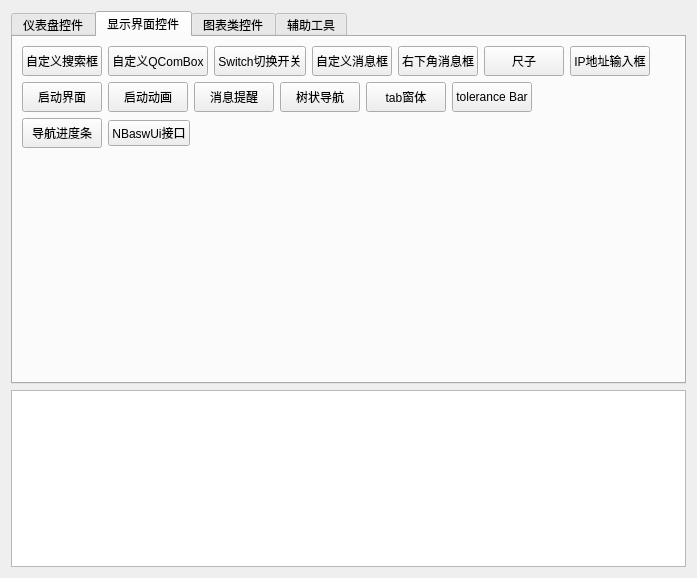
<?xml version="1.0" encoding="UTF-8"?>
<ui version="4.0">
 <class>ExampleWidget</class>
 <widget class="QWidget" name="ExampleWidget">
  <property name="geometry">
   <rect>
    <x>0</x>
    <y>0</y>
    <width>697</width>
    <height>578</height>
   </rect>
  </property>
  <property name="windowTitle">
   <string>Form</string>
  </property>
  <layout class="QVBoxLayout" name="verticalLayout_2">
   <item>
    <layout class="QVBoxLayout" name="verticalLayout">
     <item>
      <widget class="QTabWidget" name="tabWidget">
       <property name="tabShape">
        <enum>QTabWidget::Rounded</enum>
       </property>
       <property name="currentIndex">
        <number>1</number>
       </property>
       <property name="elideMode">
        <enum>Qt::ElideRight</enum>
       </property>
       <property name="documentMode">
        <bool>false</bool>
       </property>
       <property name="tabsClosable">
        <bool>false</bool>
       </property>
       <property name="movable">
        <bool>false</bool>
       </property>
       <property name="tabBarAutoHide">
        <bool>false</bool>
       </property>
       <widget class="QWidget" name="tab">
        <attribute name="title">
         <string>仪表盘控件</string>
        </attribute>
        <layout class="QVBoxLayout" name="verticalLayout_3">
         <item>
          <layout class="QHBoxLayout" name="horizontalLayout">
           <property name="spacing">
            <number>10</number>
           </property>
           <item>
            <widget class="QPushButton" name="pushButton">
             <property name="minimumSize">
              <size>
               <width>0</width>
               <height>30</height>
              </size>
             </property>
             <property name="text">
              <string>指南针</string>
             </property>
            </widget>
           </item>
           <item>
            <widget class="QPushButton" name="pushButton_2">
             <property name="minimumSize">
              <size>
               <width>0</width>
               <height>30</height>
              </size>
             </property>
             <property name="text">
              <string>汽车仪表盘1</string>
             </property>
            </widget>
           </item>
           <item>
            <widget class="QPushButton" name="pushButton_3">
             <property name="minimumSize">
              <size>
               <width>0</width>
               <height>30</height>
              </size>
             </property>
             <property name="text">
              <string>汽车仪表盘2</string>
             </property>
            </widget>
           </item>
           <item>
            <widget class="QPushButton" name="pushButton_7">
             <property name="minimumSize">
              <size>
               <width>0</width>
               <height>30</height>
              </size>
             </property>
             <property name="text">
              <string>速度仪表1</string>
             </property>
            </widget>
           </item>
           <item>
            <widget class="QPushButton" name="pushButton_8">
             <property name="minimumSize">
              <size>
               <width>0</width>
               <height>30</height>
              </size>
             </property>
             <property name="text">
              <string>速度仪表2</string>
             </property>
            </widget>
           </item>
           <item>
            <widget class="QPushButton" name="pushButton_24">
             <property name="minimumSize">
              <size>
               <width>0</width>
               <height>30</height>
              </size>
             </property>
             <property name="text">
              <string>速度仪表3</string>
             </property>
            </widget>
           </item>
           <item>
            <widget class="QPushButton" name="pushButton_5">
             <property name="minimumSize">
              <size>
               <width>0</width>
               <height>30</height>
              </size>
             </property>
             <property name="text">
              <string>姿势仪表</string>
             </property>
            </widget>
           </item>
           <item>
            <spacer name="horizontalSpacer_5">
             <property name="orientation">
              <enum>Qt::Horizontal</enum>
             </property>
             <property name="sizeHint" stdset="0">
              <size>
               <width>40</width>
               <height>20</height>
              </size>
             </property>
            </spacer>
           </item>
          </layout>
         </item>
         <item>
          <layout class="QHBoxLayout" name="horizontalLayout_4">
           <item>
            <widget class="QPushButton" name="pushButton_10">
             <property name="minimumSize">
              <size>
               <width>0</width>
               <height>30</height>
              </size>
             </property>
             <property name="text">
              <string>圆形进度条</string>
             </property>
            </widget>
           </item>
           <item>
            <widget class="QPushButton" name="pushButton_11">
             <property name="minimumSize">
              <size>
               <width>0</width>
               <height>30</height>
              </size>
             </property>
             <property name="text">
              <string>多彩进度条</string>
             </property>
            </widget>
           </item>
           <item>
            <spacer name="horizontalSpacer_6">
             <property name="orientation">
              <enum>Qt::Horizontal</enum>
             </property>
             <property name="sizeHint" stdset="0">
              <size>
               <width>40</width>
               <height>20</height>
              </size>
             </property>
            </spacer>
           </item>
          </layout>
         </item>
         <item>
          <spacer name="verticalSpacer">
           <property name="orientation">
            <enum>Qt::Vertical</enum>
           </property>
           <property name="sizeHint" stdset="0">
            <size>
             <width>20</width>
             <height>238</height>
            </size>
           </property>
          </spacer>
         </item>
        </layout>
       </widget>
       <widget class="QWidget" name="tab_2">
        <attribute name="title">
         <string>显示界面控件</string>
        </attribute>
        <layout class="QVBoxLayout" name="verticalLayout_4">
         <item>
          <layout class="QHBoxLayout" name="horizontalLayout_5">
           <item>
            <widget class="QPushButton" name="pushButton_4">
             <property name="minimumSize">
              <size>
               <width>0</width>
               <height>30</height>
              </size>
             </property>
             <property name="text">
              <string>自定义搜索框</string>
             </property>
            </widget>
           </item>
           <item>
            <widget class="QPushButton" name="pushButton_12">
             <property name="minimumSize">
              <size>
               <width>0</width>
               <height>30</height>
              </size>
             </property>
             <property name="styleSheet">
              <string notr="true"/>
             </property>
             <property name="text">
              <string>自定义QComBox</string>
             </property>
            </widget>
           </item>
           <item>
            <widget class="QPushButton" name="pushButton_14">
             <property name="minimumSize">
              <size>
               <width>0</width>
               <height>30</height>
              </size>
             </property>
             <property name="text">
              <string>Switch切换开关</string>
             </property>
            </widget>
           </item>
           <item>
            <widget class="QPushButton" name="pushButton_15">
             <property name="minimumSize">
              <size>
               <width>0</width>
               <height>30</height>
              </size>
             </property>
             <property name="text">
              <string>自定义消息框</string>
             </property>
            </widget>
           </item>
           <item>
            <widget class="QPushButton" name="pushButton_16">
             <property name="minimumSize">
              <size>
               <width>0</width>
               <height>30</height>
              </size>
             </property>
             <property name="text">
              <string>右下角消息框</string>
             </property>
            </widget>
           </item>
           <item>
            <widget class="QPushButton" name="pushButton_21">
             <property name="minimumSize">
              <size>
               <width>0</width>
               <height>30</height>
              </size>
             </property>
             <property name="text">
              <string>尺子</string>
             </property>
            </widget>
           </item>
           <item>
            <widget class="QPushButton" name="pushButton_22">
             <property name="minimumSize">
              <size>
               <width>0</width>
               <height>30</height>
              </size>
             </property>
             <property name="text">
              <string>IP地址输入框</string>
             </property>
            </widget>
           </item>
           <item>
            <spacer name="horizontalSpacer">
             <property name="orientation">
              <enum>Qt::Horizontal</enum>
             </property>
             <property name="sizeHint" stdset="0">
              <size>
               <width>40</width>
               <height>20</height>
              </size>
             </property>
            </spacer>
           </item>
          </layout>
         </item>
         <item>
          <layout class="QHBoxLayout" name="horizontalLayout_6">
           <item>
            <widget class="QPushButton" name="pushButton_13">
             <property name="minimumSize">
              <size>
               <width>0</width>
               <height>30</height>
              </size>
             </property>
             <property name="text">
              <string>启动界面</string>
             </property>
            </widget>
           </item>
           <item>
            <widget class="QPushButton" name="pushButton_19">
             <property name="minimumSize">
              <size>
               <width>0</width>
               <height>30</height>
              </size>
             </property>
             <property name="text">
              <string>启动动画</string>
             </property>
            </widget>
           </item>
           <item>
            <widget class="QPushButton" name="pushButton_23">
             <property name="minimumSize">
              <size>
               <width>0</width>
               <height>30</height>
              </size>
             </property>
             <property name="text">
              <string>消息提醒</string>
             </property>
            </widget>
           </item>
           <item>
            <widget class="QPushButton" name="pushButton_25">
             <property name="minimumSize">
              <size>
               <width>0</width>
               <height>30</height>
              </size>
             </property>
             <property name="text">
              <string>树状导航</string>
             </property>
            </widget>
           </item>
           <item>
            <widget class="QPushButton" name="pushButton_26">
             <property name="minimumSize">
              <size>
               <width>0</width>
               <height>30</height>
              </size>
             </property>
             <property name="text">
              <string>tab窗体</string>
             </property>
            </widget>
           </item>
           <item>
            <widget class="QPushButton" name="pushButton_27">
             <property name="minimumSize">
              <size>
               <width>0</width>
               <height>30</height>
              </size>
             </property>
             <property name="text">
              <string>tolerance Bar</string>
             </property>
            </widget>
           </item>
           <item>
            <spacer name="horizontalSpacer_2">
             <property name="orientation">
              <enum>Qt::Horizontal</enum>
             </property>
             <property name="sizeHint" stdset="0">
              <size>
               <width>40</width>
               <height>20</height>
              </size>
             </property>
            </spacer>
           </item>
          </layout>
         </item>
         <item>
          <layout class="QHBoxLayout" name="horizontalLayout_8">
           <item>
            <widget class="QPushButton" name="pushButton_20">
             <property name="minimumSize">
              <size>
               <width>0</width>
               <height>30</height>
              </size>
             </property>
             <property name="text">
              <string>导航进度条</string>
             </property>
            </widget>
           </item>
           <item>
            <widget class="QPushButton" name="pushButton_27">
             <property name="text">
              <string>NBaswUi接口</string>
             </property>
            </widget>
           </item>
           <item>
            <spacer name="horizontalSpacer_7">
             <property name="orientation">
              <enum>Qt::Horizontal</enum>
             </property>
             <property name="sizeHint" stdset="0">
              <size>
               <width>40</width>
               <height>20</height>
              </size>
             </property>
            </spacer>
           </item>
          </layout>
         </item>
         <item>
          <spacer name="verticalSpacer_2">
           <property name="orientation">
            <enum>Qt::Vertical</enum>
           </property>
           <property name="sizeHint" stdset="0">
            <size>
             <width>20</width>
             <height>238</height>
            </size>
           </property>
          </spacer>
         </item>
        </layout>
       </widget>
       <widget class="QWidget" name="tab_3">
        <attribute name="title">
         <string>图表类控件</string>
        </attribute>
       </widget>
       <widget class="QWidget" name="tab_4">
        <attribute name="title">
         <string>辅助工具</string>
        </attribute>
        <layout class="QVBoxLayout" name="verticalLayout_5">
         <item>
          <layout class="QHBoxLayout" name="horizontalLayout_3">
           <item>
            <widget class="QPushButton" name="pushButton_6">
             <property name="minimumSize">
              <size>
               <width>0</width>
               <height>30</height>
              </size>
             </property>
             <property name="text">
              <string>性能监控</string>
             </property>
            </widget>
           </item>
           <item>
            <widget class="QPushButton" name="pushButton_17">
             <property name="minimumSize">
              <size>
               <width>0</width>
               <height>30</height>
              </size>
             </property>
             <property name="text">
              <string>二维码识别</string>
             </property>
            </widget>
           </item>
           <item>
            <widget class="QPushButton" name="pushButton_18">
             <property name="text">
              <string>二维码生成</string>
             </property>
            </widget>
           </item>
           <item>
            <spacer name="horizontalSpacer_3">
             <property name="orientation">
              <enum>Qt::Horizontal</enum>
             </property>
             <property name="sizeHint" stdset="0">
              <size>
               <width>40</width>
               <height>20</height>
              </size>
             </property>
            </spacer>
           </item>
          </layout>
         </item>
         <item>
          <layout class="QHBoxLayout" name="horizontalLayout_2">
           <item>
            <widget class="QPushButton" name="pushButton_9">
             <property name="minimumSize">
              <size>
               <width>0</width>
               <height>30</height>
              </size>
             </property>
             <property name="text">
              <string>图片旋转缩放</string>
             </property>
            </widget>
           </item>
           <item>
            <spacer name="horizontalSpacer_4">
             <property name="orientation">
              <enum>Qt::Horizontal</enum>
             </property>
             <property name="sizeHint" stdset="0">
              <size>
               <width>40</width>
               <height>20</height>
              </size>
             </property>
            </spacer>
           </item>
          </layout>
         </item>
         <item>
          <spacer name="verticalSpacer_3">
           <property name="orientation">
            <enum>Qt::Vertical</enum>
           </property>
           <property name="sizeHint" stdset="0">
            <size>
             <width>20</width>
             <height>238</height>
            </size>
           </property>
          </spacer>
         </item>
        </layout>
       </widget>
      </widget>
     </item>
     <item>
      <widget class="QTextEdit" name="textEdit">
       <property name="sizePolicy">
        <sizepolicy hsizetype="Expanding" vsizetype="Maximum">
         <horstretch>0</horstretch>
         <verstretch>0</verstretch>
        </sizepolicy>
       </property>
      </widget>
     </item>
    </layout>
   </item>
  </layout>
 </widget>
 <resources/>
 <connections/>
</ui>
